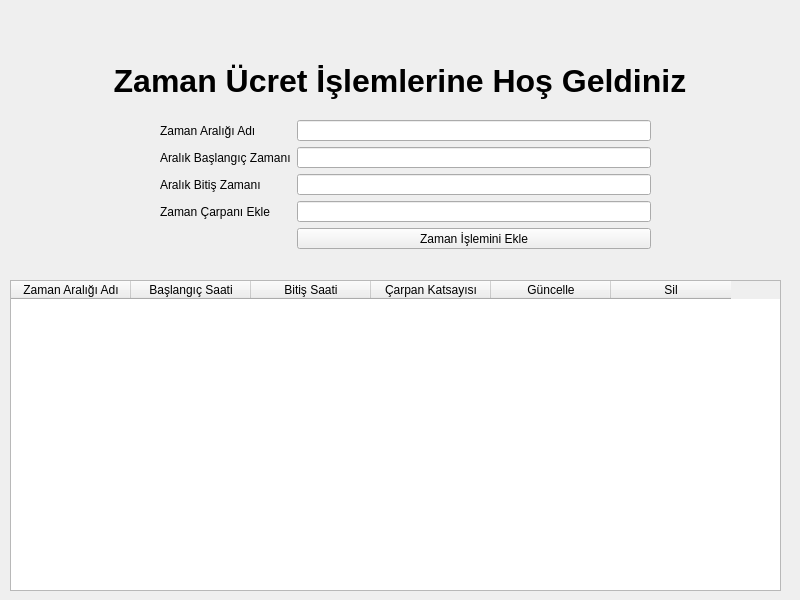
<?xml version="1.0" encoding="UTF-8"?>
<ui version="4.0">
 <class>Form</class>
 <widget class="QWidget" name="Form">
  <property name="geometry">
   <rect>
    <x>0</x>
    <y>0</y>
    <width>800</width>
    <height>600</height>
   </rect>
  </property>
  <property name="windowTitle">
   <string>Zaman Ekleme, Güncelleme ve Silme Ekranı</string>
  </property>
  <widget class="QLabel" name="label">
   <property name="geometry">
    <rect>
     <x>30</x>
     <y>50</y>
     <width>740</width>
     <height>61</height>
    </rect>
   </property>
   <property name="font">
    <font>
     <pointsize>24</pointsize>
     <weight>75</weight>
     <bold>true</bold>
    </font>
   </property>
   <property name="text">
    <string>Zaman Ücret İşlemlerine Hoş Geldiniz</string>
   </property>
   <property name="alignment">
    <set>Qt::AlignCenter</set>
   </property>
  </widget>
  <widget class="QTableWidget" name="tableWidget">
   <property name="geometry">
    <rect>
     <x>10</x>
     <y>280</y>
     <width>771</width>
     <height>311</height>
    </rect>
   </property>
   <property name="maximumSize">
    <size>
     <width>790</width>
     <height>431</height>
    </size>
   </property>
   <attribute name="horizontalHeaderCascadingSectionResizes">
    <bool>false</bool>
   </attribute>
   <attribute name="horizontalHeaderDefaultSectionSize">
    <number>120</number>
   </attribute>
   <attribute name="horizontalHeaderStretchLastSection">
    <bool>false</bool>
   </attribute>
   <column>
    <property name="text">
     <string>Zaman Aralığı Adı</string>
    </property>
   </column>
   <column>
    <property name="text">
     <string>Başlangıç Saati</string>
    </property>
   </column>
   <column>
    <property name="text">
     <string>Bitiş Saati</string>
    </property>
   </column>
   <column>
    <property name="text">
     <string>Çarpan Katsayısı</string>
    </property>
   </column>
   <column>
    <property name="text">
     <string>Güncelle</string>
    </property>
   </column>
   <column>
    <property name="text">
     <string>Sil</string>
    </property>
   </column>
  </widget>
  <widget class="QWidget" name="formLayoutWidget">
   <property name="geometry">
    <rect>
     <x>160</x>
     <y>120</y>
     <width>491</width>
     <height>129</height>
    </rect>
   </property>
   <layout class="QFormLayout" name="formLayout">
    <item row="0" column="0">
     <widget class="QLabel" name="zamanAralAdLabel">
      <property name="text">
       <string>Zaman Aralığı Adı</string>
      </property>
     </widget>
    </item>
    <item row="0" column="1">
     <widget class="QLineEdit" name="zaman_adi"/>
    </item>
    <item row="1" column="0">
     <widget class="QLabel" name="aralKBaLangZamanLabel">
      <property name="text">
       <string>Aralık Başlangıç Zamanı</string>
      </property>
     </widget>
    </item>
    <item row="1" column="1">
     <widget class="QLineEdit" name="zaman_baslangic"/>
    </item>
    <item row="2" column="0">
     <widget class="QLabel" name="aralKBitiZamanLabel">
      <property name="text">
       <string>Aralık Bitiş Zamanı</string>
      </property>
     </widget>
    </item>
    <item row="2" column="1">
     <widget class="QLineEdit" name="zaman_bitis"/>
    </item>
    <item row="3" column="0">
     <widget class="QLabel" name="zamanArpanEkleLabel">
      <property name="text">
       <string>Zaman Çarpanı Ekle</string>
      </property>
     </widget>
    </item>
    <item row="3" column="1">
     <widget class="QLineEdit" name="zaman_carpani"/>
    </item>
    <item row="4" column="1">
     <widget class="QPushButton" name="zaman_ekle_btn">
      <property name="text">
       <string>Zaman İşlemini Ekle</string>
      </property>
     </widget>
    </item>
   </layout>
  </widget>
 </widget>
 <resources/>
 <connections/>
</ui>
